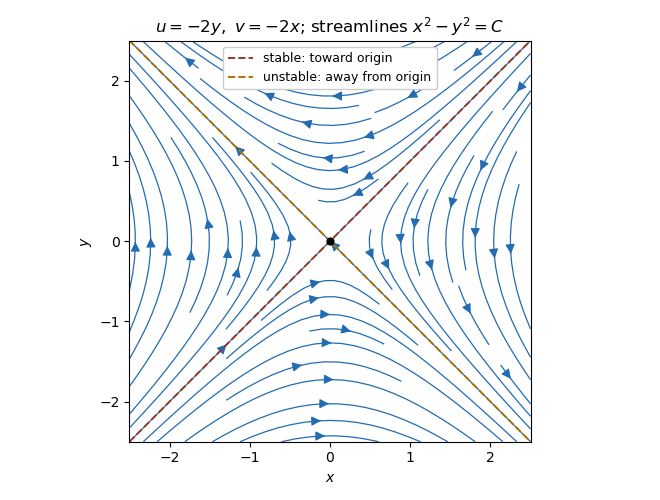

This chart was generated by the following Python code:
"""Original figure. Tested Python 3.14.4, matplotlib 3.10.7, numpy 2.3.5.
Run from the desired image directory; writes an opaque white PNG to CWD.
"""
import matplotlib
matplotlib.use("Agg")
import matplotlib.pyplot as plt
import numpy as np

x=np.linspace(-2.5,2.5,120);y=x.copy();X,Y=np.meshgrid(x,y)
fig,ax=plt.subplots(figsize=(6.6,5),dpi=100,facecolor="white")
ax.streamplot(x,y,-2*Y,-2*X,color="#226cb2",density=1.0,linewidth=0.9,arrowsize=1.4)
ax.plot(x,x,"--",color="#9b3a27",lw=1.4,label="stable: toward origin")
ax.plot(x,-x,"--",color="#ad7200",lw=1.4,label="unstable: away from origin")
ax.scatter([0],[0],color="black",s=24,zorder=5)
ax.set(xlim=(-2.5,2.5),ylim=(-2.5,2.5),xlabel="$x$",ylabel="$y$",aspect="equal")
ax.legend(loc="upper center",fontsize=9,framealpha=1);ax.set_title(r"$u=-2y,\ v=-2x$; streamlines $x^2-y^2=C$")
fig.tight_layout();fig.savefig("paper-1-streamlines.png",facecolor="white",transparent=False)
